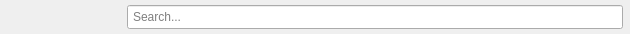
<?xml version="1.0" encoding="UTF-8"?>
<ui version="4.0">
 <class>SearchWidget</class>
 <widget class="QWidget" name="SearchWidget">
  <property name="geometry">
   <rect>
    <x>0</x>
    <y>0</y>
    <width>630</width>
    <height>34</height>
   </rect>
  </property>
  <property name="sizePolicy">
   <sizepolicy hsizetype="MinimumExpanding" vsizetype="Expanding">
    <horstretch>0</horstretch>
    <verstretch>0</verstretch>
   </sizepolicy>
  </property>
  <layout class="QHBoxLayout" name="horizontalLayout" stretch="1,4">
   <property name="leftMargin">
    <number>3</number>
   </property>
   <property name="topMargin">
    <number>0</number>
   </property>
   <property name="rightMargin">
    <number>7</number>
   </property>
   <property name="bottomMargin">
    <number>0</number>
   </property>
   <item>
    <spacer name="horizontalSpacer">
     <property name="orientation">
      <enum>Qt::Horizontal</enum>
     </property>
     <property name="sizeType">
      <enum>QSizePolicy::Minimum</enum>
     </property>
     <property name="sizeHint" stdset="0">
      <size>
       <width>30</width>
       <height>20</height>
      </size>
     </property>
    </spacer>
   </item>
   <item>
    <widget class="QLineEdit" name="searchEdit">
     <property name="sizePolicy">
      <sizepolicy hsizetype="Expanding" vsizetype="Fixed">
       <horstretch>0</horstretch>
       <verstretch>0</verstretch>
      </sizepolicy>
     </property>
     <property name="minimumSize">
      <size>
       <width>0</width>
       <height>0</height>
      </size>
     </property>
     <property name="styleSheet">
      <string notr="true">padding:3px</string>
     </property>
     <property name="placeholderText">
      <string>Search...</string>
     </property>
     <property name="clearButtonEnabled">
      <bool>false</bool>
     </property>
    </widget>
   </item>
  </layout>
  <action name="searchIcon">
   <property name="text">
    <string>Search</string>
   </property>
  </action>
  <action name="clearIcon">
   <property name="text">
    <string>Clear</string>
   </property>
  </action>
  <action name="helpIcon">
   <property name="text">
    <string>Search Help</string>
   </property>
  </action>
 </widget>
 <tabstops>
  <tabstop>searchEdit</tabstop>
 </tabstops>
 <resources/>
 <connections/>
</ui>
